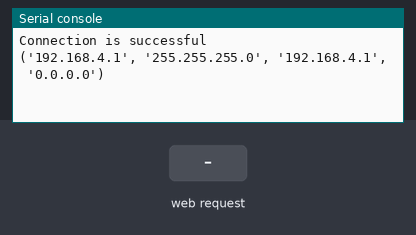
Bench run of a program on a simulated Raspberry Pi Pico running MicroPython. Parts: the last lines printed to the serial console. The test bench sets the inputs (shaded band). The board's own WiFi access point starts at once.

Above: at 1.2 s.
1.3 s: HTTP request GET /?note=90 received
At 2.2 s:
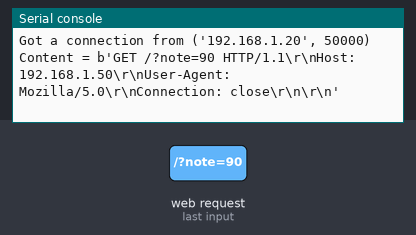
2.8 s: HTTP request GET / received
At 3.3 s:
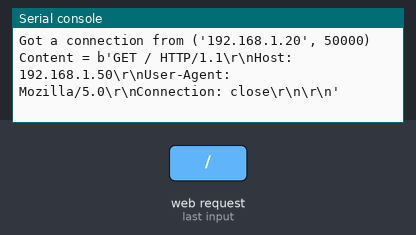

The program:

Piano.py
```python
try:
 import usocket as socket        #importing socket
except:
 import socket
import network            #importing network
import gc
import time
from machine import PWM, Pin

gc.collect()
ssid = 'RPI_PICO_AP'                  #Set access point name
password = '12345678'      #Set your access point password


ap = network.WLAN(network.AP_IF)
ap.config(essid=ssid, password=password)
ap.active(True)            #activating

while ap.active() == False:
  pass
print('Connection is successful')
print(ap.ifconfig())
BUZZER_PIN = 0

# Define the piano note frequencies
NOTES = {
    'C': 261,
    'D': 294,
    'E': 329,
    'F': 349,
    'G': 391,
    'A': 440,
    'B': 493,
}

# Define the duration of each note
DURATION = 0.5

# Initialize the PWM object
pwm = PWM(Pin(BUZZER_PIN, mode=Pin.OUT))

# Define a function to play a single note
def play_note(note):
    # Get the frequency of the note
    frequency = NOTES[note]

    # Set the duty cycle of the PWM to 50%
    pwm.duty_u16(32768)

    # Set the frequency of the PWM to the note's frequency
    pwm.freq(frequency)

    # Wait for the duration of the note
    time.sleep(DURATION)

    # Stop the PWM
    pwm.deinit()


def web_page():
  html = """<!DOCTYPE html>
<html>
<head>
    <title>Piano</title>
</head>
<body>
    <h1>Piano</h1>
    <button onclick="play('C')">C</button>
    <button onclick="play('D')">D</button>
    <button onclick="play('E')">E</button>
    <button onclick="play('F')">F</button>
    <button onclick="play('G')">G</button>
    <button onclick="play('A')">A</button>
    <button onclick="play('B')">B</button>
    <script>
        function play(note) {
    xhttp = new XMLHttpRequest();
    xhttp.onreadystatechange = function() {
    if (this.readyState == 4 && this.status == 200) {
      play_note(note);
    }
  };
  xhttp.open("GET", "/?note=" + note, true);
  xhttp.send();
}

    </script>
</body>
</html>"""
  return html

def handle_Request(request):
    print('Request:', request)  # print the contents of the request to the console
    if "/?note=" in request:
        note = request.split("/?note=")[1].split(" ")[0]
        play_note(note)
    return web_page()

s = socket.socket(socket.AF_INET, socket.SOCK_STREAM)   #creating socket object
s.bind(('', 80))
s.listen(5)

while True:
  conn, addr = s.accept()
  print('Got a connection from %s' % str(addr))
  request = conn.recv(1024)
  print('Content = %s' % str(request))
  # Handle /play_buzzer endpoint
  if '/play_note' in str(request):
        play_note()
        response = 'HTTP/1.1 200 OK\nContent-Type: text/html\n\n'
  else:
        response = web_page()

  conn.send(response)
  conn.close()
```

Measured:
- after the input at 1.3 s, the serial console: prints a new line at once (image 1)
- after the input at 2.8 s, the serial console: prints a new line at once (image 2)
